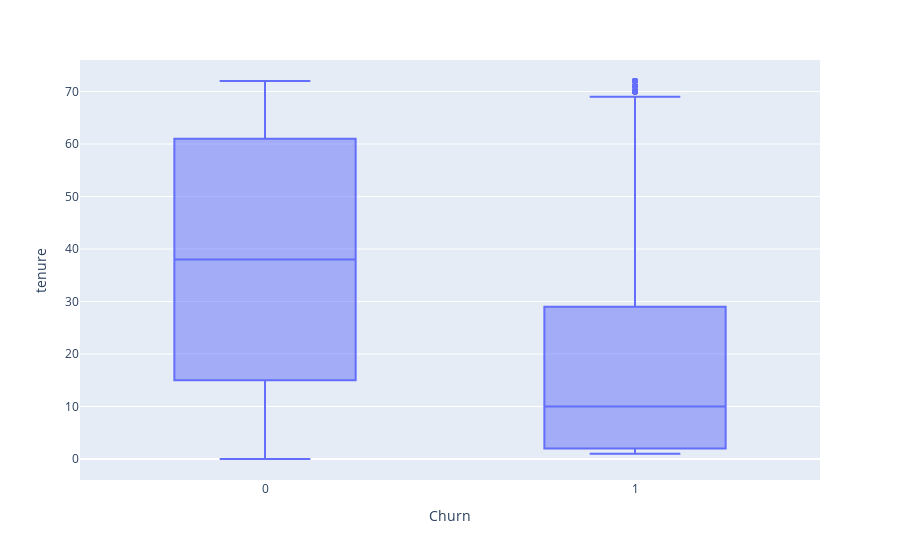

Source (notebook cell):
### Code cell
fig = px.box(datos_encoded, x='Churn', y='tenure')

fig.show()

### Figure 1 — Plotly figure (JSON) as saved in the notebook; plotly's stock layout.template omitted (floating-point values rounded to 4 significant figures; data arrays with more than 128 entries replaced by an {"elided": "..."} marker saying what was removed)
{"data": [{"alignmentgroup": "True", "hovertemplate": "Churn=%{x}<br>tenure=%{y}<extra></extra>", "legendgroup": "", "marker": {"color": "#636efa"}, "name": "", "notched": false, "offsetgroup": "", "orientation": "v", "showlegend": false, "type": "box", "x": {"elided": "7043 int values"}, "x0": " ", "xaxis": "x", "y": {"elided": "7043 int values"}, "y0": " ", "yaxis": "y"}], "layout": {"boxmode": "group", "legend": {"tracegroupgap": 0}, "margin": {"t": 60}, "xaxis": {"anchor": "y", "domain": [0, 1], "title": {"text": "Churn"}}, "yaxis": {"anchor": "x", "domain": [0, 1], "title": {"text": "tenure"}}}}
